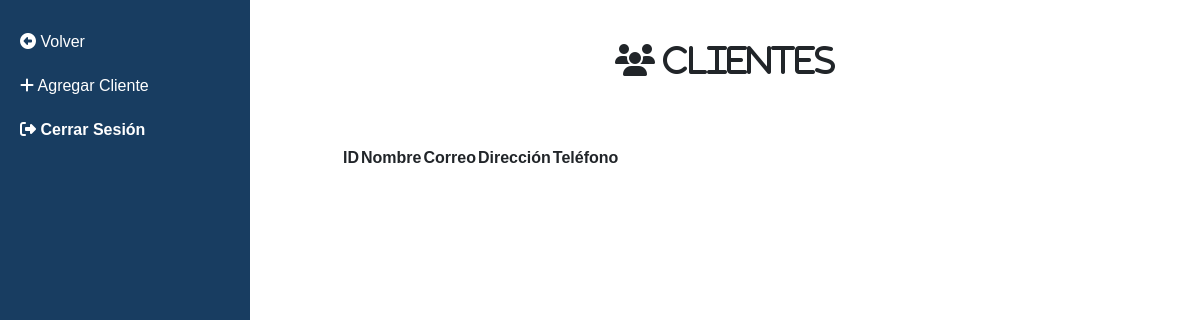
/vistas/clientes.php, run on an earlier commit of the app's database.
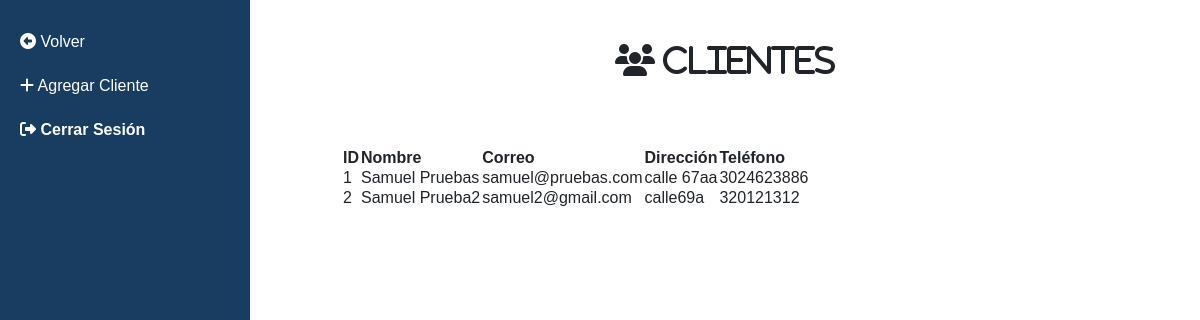
And on a later commit of the database.
### tables this page shows
CREATE TABLE `clientes` (
  `id` int(11) NOT NULL,
  `nombre` varchar(100) NOT NULL,
  `correo` varchar(100) NOT NULL,
  `direccion` varchar(200) NOT NULL,
  `telefono` varchar(20) NOT NULL
);

### vistas/clientes.php (the view, shortened to what this page needs)
<?php
include "../conexion.php";
?>
<link rel="stylesheet" href="https://cdnjs.cloudflare.com/ajax/libs/font-awesome/6.4.0/css/all.min.css" />
<!DOCTYPE html>
<html lang="en">
<head>
    <link href="https://cdn.jsdelivr.net/npm/bootstrap@5.3.0/dist/css/bootstrap.min.css" rel="stylesheet">
    <link href="https://cdn.jsdelivr.net/npm/bootstrap@5.3.1/dist/css/bootstrap.min.css" rel="stylesheet">
    <link rel="stylesheet" href="https://cdn.datatables.net/1.11.4/css/jquery.dataTables.min.css">
    <link rel="stylesheet" href="../Style/estilosInicio.css">
    <link rel="stylesheet" href="https://cdn.datatables.net/1.11.4/css/jquery.dataTables.min.css">
</head>
<body>
    <div class="sidebar">
        <a href="../inicio.php" class="menu-link"><i class="fa-solid fa-circle-left"></i> Volver</a>
        <a type="button" class="menu-link" data-bs-toggle="modal" data-bs-target="#AgregarClientes"><i class="fa-solid fa-plus"></i> Agregar Cliente</a>
        <a href="../cerrarSesion.php" name="btncerrar"><i class="fa-solid fa-right-from-bracket"></i> <strong> Cerrar Sesión</strong></a>
    </div>
    <div class="content" id="contenido">
        <h2 class="text-center mt-4"><i class="fa-solid fa-users"> Clientes</i></h2>
        <div id="CajaProductos" class="mt-5 m-5 p-4">
            <?php
            $consultaClientes = mysqli_query($conexion, "SELECT * FROM clientes");
            ?>
            <table id="TablaTodosClientes">
                <thead>
                    <tr>
                        <th>ID</th>
                        <th>Nombre</th>
                        <th>Correo</th>
                        <th>Dirección</th>
                        <th>Teléfono</th>
                    </tr>
                </thead>
                <tbody>
                    <?php
                    while ($mostrar = mysqli_fetch_array($consultaClientes)) {
                    ?>
                        <tr>
                            <td><?php echo $mostrar['id'] ?></td>
                            <td><?php echo $mostrar['nombre'] ?></td>
                            <td><?php echo $mostrar['correo'] ?></td>
                            <td><?php echo $mostrar['direccion'] ?></td>
                            <td><?php echo $mostrar['telefono'] ?></td>
                        </tr>
                    <?php }
                    ?>
                </tbody>
            </table>
        </div>
    </div>
</body>
</html>

### Style/estilosInicio.css (style rules this page uses)
body { margin: 0; padding: 0; font-family: Arial, sans-serif; }
.sidebar { height: 100%; width: 250px; background-color: #183d61; position: fixed; top: 0; left: 0; padding-top: 20px; }
.sidebar a { display: block; color: #fff; padding: 10px 20px; text-decoration: none; }
.content { margin-left: 250px; padding: 20px; }

What changed in the data, as far as the page shows it:
added clientes: id "1", nombre "Samuel Pruebas", correo "samuel@pruebas.com", direccion "calle 67aa", telefono "3024623886"
added clientes: id "2", nombre "Samuel Prueba2", correo "samuel2@gmail.com", direccion "calle69a", telefono "320121312"
